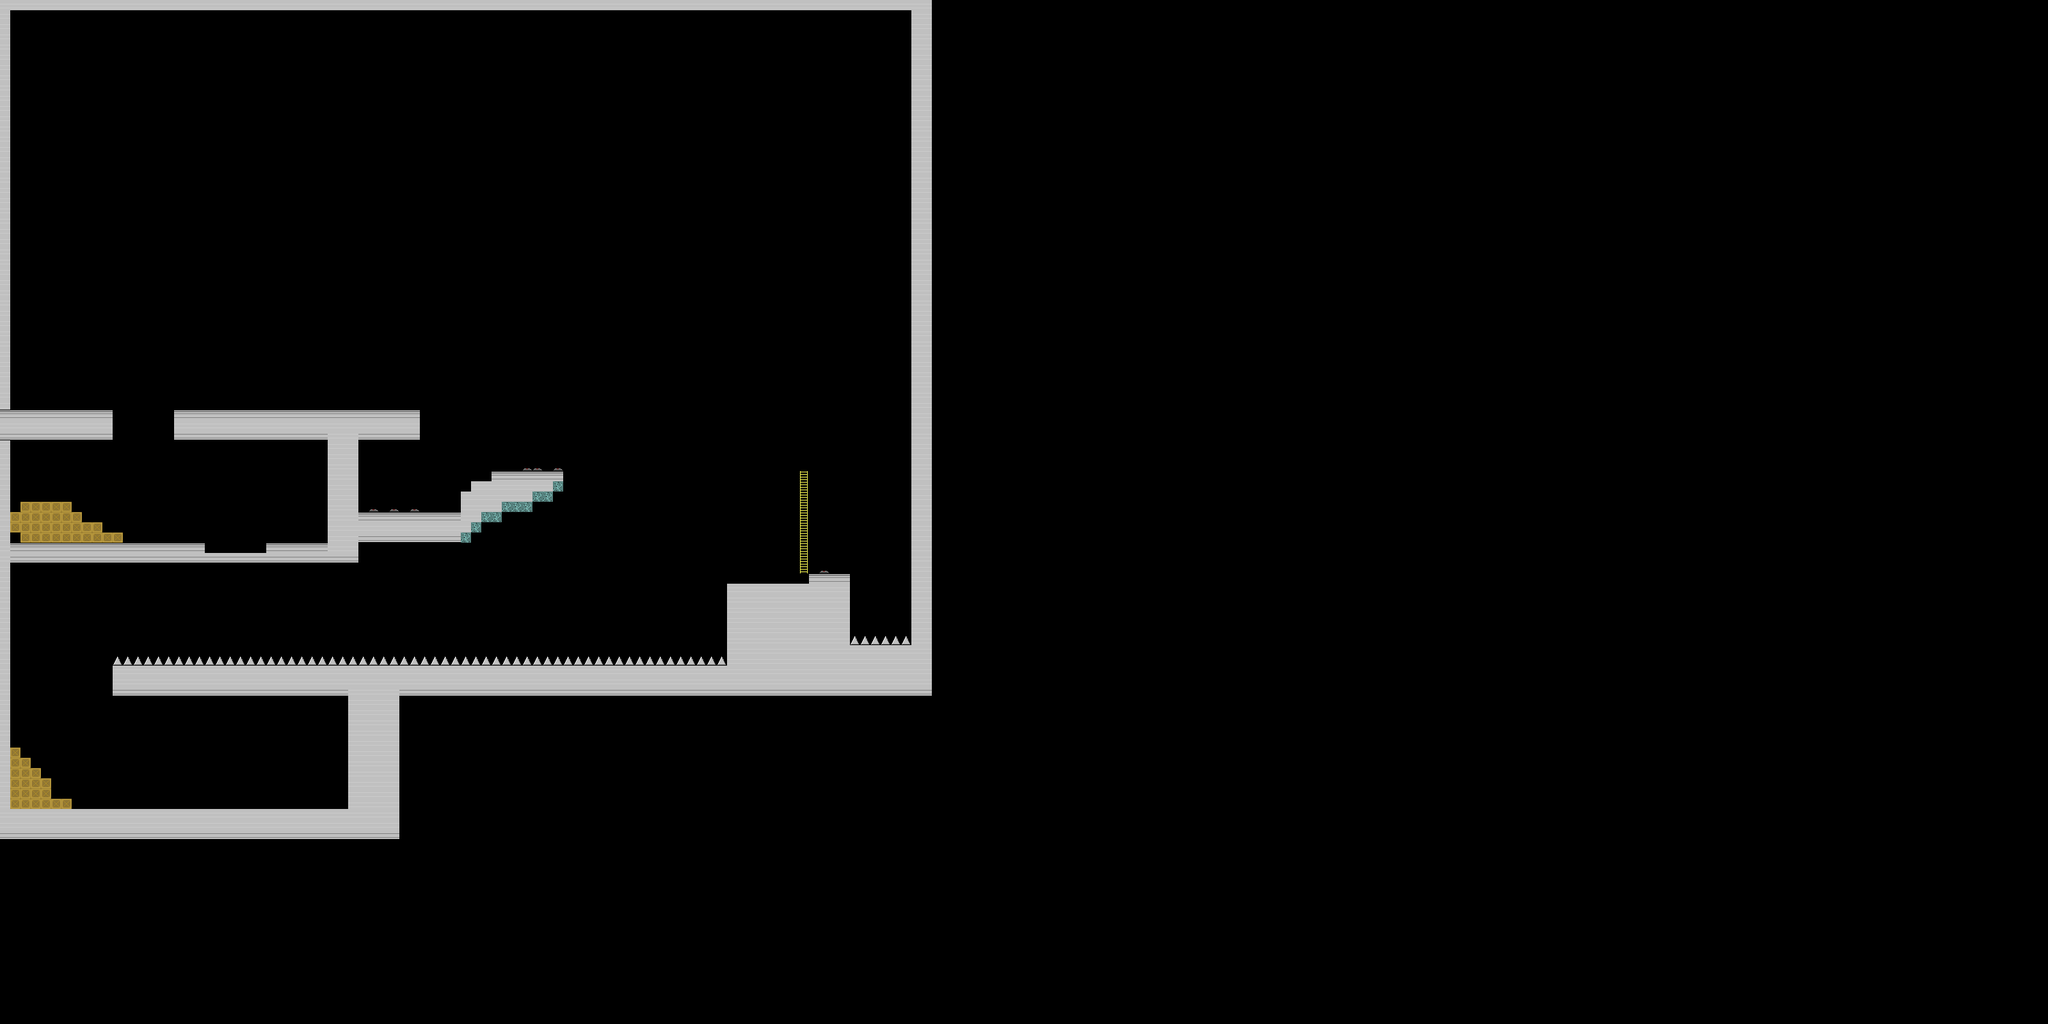

This game map was drawn from its Tiled (.tmx) file and the tilesets committed beside it. A one-line description and the trimmed map source follow:
An orthogonal 200x100 tile map with 16x16 px tiles, 2 tile layers (Tile Layer 1, Ladders) and 42 objects (19x ConveyorBelt, 10x Agent, 4x Button, 2x TrapDoor, 2x Bridge, ...).

<map version="1.0" orientation="orthogonal" width="200" height="100" tilewidth="16" tileheight="16">
 <properties>
  <property name="bg_art" value="factory_bg.jpg" />
  <property name="bg_music" value="music/factory.mp3" />
  <property name="fg_art" value="factory_fg.png" />
 </properties>
 <tileset firstgid="1" source="tiles.tsx" />
 <layer name="Tile Layer 1" width="200" height="100">
  <data>[20000 cells, 1208 non-empty, 7 distinct tile ids]</data>
 </layer>
 <layer name="Ladders" width="200" height="100">
  <data>[20000 cells, 10 non-empty, 1 distinct tile ids]</data>
 </layer>
 <objectgroup name="Object Layer 1" width="200" height="100">
  <object name="start" type="StartPoint" x="512" y="576" width="32" height="64" />
  <object name="gun man" type="Agent" x="1319" y="558" width="32" height="64">
   <properties>
    <property name="type" value="gunner" />
   </properties>
  </object>
  <object name="trap door" type="TrapDoor" x="1360" y="639" width="64" height="16">
   <properties>
    <property name="button_id" value="onwards" />
    <property name="img" value="factory_door.png" />
    <property name="state" value="closed" />
   </properties>
  </object>
  <object type="Button" gid="14" x="160" y="639">
   <properties>
    <property name="button_id" value="bridge" />
    <property name="delay" value="2" />
   </properties>
  </object>
  <object name="bomb spawner" type="BombSpawner" x="272" y="342" width="80" height="24">
   <properties>
    <property name="button_id" value="reward" />
    <property name="delay" value="1" />
    <property name="fuse_max" value="2" />
    <property name="fuse_min" value="2" />
    <property name="state" value="off" />
   </properties>
  </object>
  <object name="tank" type="Agent" x="448" y="800" width="64" height="48">
   <properties>
    <property name="direction_lock" value="-1" />
    <property name="type" value="tank" />
   </properties>
  </object>
  <object name="monster" type="Agent" x="192" y="143" width="64" height="64">
   <properties>
    <property name="direction" value="1" />
    <property name="throw_vel_x" value="100" />
    <property name="throw_vel_y" value="800" />
    <property name="type" value="monster" />
   </properties>
  </object>
  <object name="sign" type="Decoration" x="464" y="1232" width="80" height="32">
   <properties>
    <property name="img" value="winnar.png" />
   </properties>
  </object>
  <object name="win!" type="Victory" x="464" y="1184" width="80" height="80" />
  <object name="belt" type="ConveyorBelt" x="656" y="639" width="64" height="16">
   <properties>
    <property name="button_id" value="belt" />
    <property name="direction" value="-1" />
   </properties>
  </object>
  <object name="belt" type="ConveyorBelt" x="720" y="639" width="64" height="16">
   <properties>
    <property name="button_id" value="belt" />
    <property name="direction" value="-1" />
   </properties>
  </object>
  <object name="belt" type="ConveyorBelt" x="784" y="639" width="64" height="16">
   <properties>
    <property name="button_id" value="belt" />
    <property name="direction" value="-1" />
   </properties>
  </object>
  <object name="belt" type="ConveyorBelt" x="848" y="639" width="64" height="16">
   <properties>
    <property name="button_id" value="belt" />
    <property name="direction" value="-1" />
   </properties>
  </object>
  <object name="belt" type="ConveyorBelt" x="912" y="639" width="64" height="16">
   <properties>
    <property name="button_id" value="belt" />
    <property name="direction" value="-1" />
   </properties>
  </object>
  <object name="belt" type="ConveyorBelt" x="976" y="639" width="64" height="16">
   <properties>
    <property name="button_id" value="belt" />
    <property name="direction" value="-1" />
   </properties>
  </object>
  <object name="belt" type="ConveyorBelt" x="1040" y="639" width="64" height="16">
   <properties>
    <property name="button_id" value="belt" />
    <property name="direction" value="-1" />
   </properties>
  </object>
  <object name="belt" type="ConveyorBelt" x="1104" y="639" width="64" height="16">
   <properties>
    <property name="button_id" value="belt" />
    <property name="direction" value="-1" />
   </properties>
  </object>
  <object name="belt" type="ConveyorBelt" x="1168" y="639" width="64" height="16">
   <properties>
    <property name="button_id" value="belt" />
    <property name="direction" value="-1" />
   </properties>
  </object>
  <object name="belt" type="ConveyorBelt" x="1232" y="639" width="64" height="16">
   <properties>
    <property name="button_id" value="belt" />
    <property name="direction" value="-1" />
   </properties>
  </object>
  <object name="belt" type="ConveyorBelt" x="1296" y="639" width="64" height="16">
   <properties>
    <property name="button_id" value="belt" />
    <property name="direction" value="-1" />
   </properties>
  </object>
  <object name="gun man" type="Agent" x="1195" y="322" width="32" height="64">
   <properties>
    <property name="type" value="gunner" />
   </properties>
  </object>
  <object name="gun man" type="Agent" x="1044" y="59" width="32" height="64">
   <properties>
    <property name="type" value="gunner" />
   </properties>
  </object>
  <object name="gun man" type="Agent" x="1263" y="386" width="32" height="64">
   <properties>
    <property name="type" value="gunner" />
   </properties>
  </object>
  <object name="gun man" type="Agent" x="1138" y="187" width="32" height="64">
   <properties>
    <property name="type" value="gunner" />
   </properties>
  </object>
  <object name="gun man" type="Agent" x="929" y="48" width="32" height="64">
   <properties>
    <property name="type" value="gunner" />
   </properties>
  </object>
  <object name="bridge" type="Bridge" x="176" y="559" width="96" height="96">
   <properties>
    <property name="button_id" value="bridge" />
    <property name="state" value="down" />
   </properties>
  </object>
  <object type="Button" gid="14" x="16" y="639">
   <properties>
    <property name="button_id" value="reward" />
    <property name="delay" value="2" />
   </properties>
  </object>
  <object name="bridge" type="Bridge" x="320" y="768" width="96" height="96">
   <properties>
    <property name="button_id" value="bridge" />
    <property name="state" value="up" />
   </properties>
  </object>
  <object name="gear" type="GearButton" x="608" y="527" width="48" height="48">
   <properties>
    <property name="button_id" value="belt" />
   </properties>
  </object>
  <object type="Button" gid="14" x="16" y="848">
   <properties>
    <property name="button_id" value="onwards" />
    <property name="delay" value="2" />
   </properties>
  </object>
  <object name="trap door" type="TrapDoor" x="192" y="207" width="64" height="16">
   <properties>
    <property name="button_id" value="onwards" />
    <property name="img" value="factory_door.png" />
    <property name="state" value="closed" />
   </properties>
  </object>
  </objectgroup>
 <objectgroup name="PlayerLayer" width="200" height="100" visible="0" />
</map>
<!-- 11 of 42 objects omitted -->
